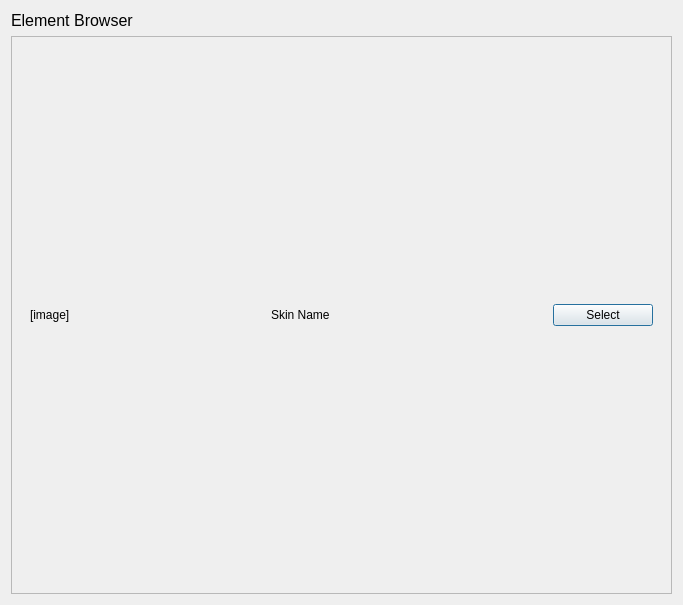
<?xml version="1.0" encoding="UTF-8"?>
<ui version="4.0">
 <class>Dialog</class>
 <widget class="QDialog" name="Dialog">
  <property name="geometry">
   <rect>
    <x>0</x>
    <y>0</y>
    <width>683</width>
    <height>605</height>
   </rect>
  </property>
  <property name="windowTitle">
   <string>Dialog</string>
  </property>
  <layout class="QVBoxLayout" name="verticalLayout">
   <item>
    <widget class="QLabel" name="label_element_browser">
     <property name="sizePolicy">
      <sizepolicy hsizetype="Preferred" vsizetype="Preferred">
       <horstretch>0</horstretch>
       <verstretch>0</verstretch>
      </sizepolicy>
     </property>
     <property name="font">
      <font>
       <pointsize>12</pointsize>
      </font>
     </property>
     <property name="lineWidth">
      <number>7</number>
     </property>
     <property name="text">
      <string>Element Browser</string>
     </property>
    </widget>
   </item>
   <item>
    <widget class="QScrollArea" name="scrollArea">
     <property name="widgetResizable">
      <bool>true</bool>
     </property>
     <widget class="QWidget" name="scrollAreaWidgetContents">
      <property name="geometry">
       <rect>
        <x>0</x>
        <y>0</y>
        <width>663</width>
        <height>560</height>
       </rect>
      </property>
      <layout class="QVBoxLayout" name="verticalLayout_2">
       <item>
        <widget class="QWidget" name="widget_element" native="true">
         <property name="sizePolicy">
          <sizepolicy hsizetype="Preferred" vsizetype="Fixed">
           <horstretch>0</horstretch>
           <verstretch>0</verstretch>
          </sizepolicy>
         </property>
         <property name="minimumSize">
          <size>
           <width>0</width>
           <height>150</height>
          </size>
         </property>
         <layout class="QHBoxLayout" name="horizontalLayout">
          <item>
           <widget class="QLabel" name="label_image">
            <property name="minimumSize">
             <size>
              <width>0</width>
              <height>0</height>
             </size>
            </property>
            <property name="maximumSize">
             <size>
              <width>235</width>
              <height>132</height>
             </size>
            </property>
            <property name="text">
             <string>[image]</string>
            </property>
           </widget>
          </item>
          <item>
           <widget class="QLabel" name="label_skin_name">
            <property name="text">
             <string>Skin Name</string>
            </property>
           </widget>
          </item>
          <item>
           <widget class="QPushButton" name="pushButton_select">
            <property name="maximumSize">
             <size>
              <width>100</width>
              <height>16777215</height>
             </size>
            </property>
            <property name="text">
             <string>Select</string>
            </property>
           </widget>
          </item>
         </layout>
        </widget>
       </item>
      </layout>
     </widget>
    </widget>
   </item>
  </layout>
 </widget>
 <resources/>
 <connections/>
</ui>
